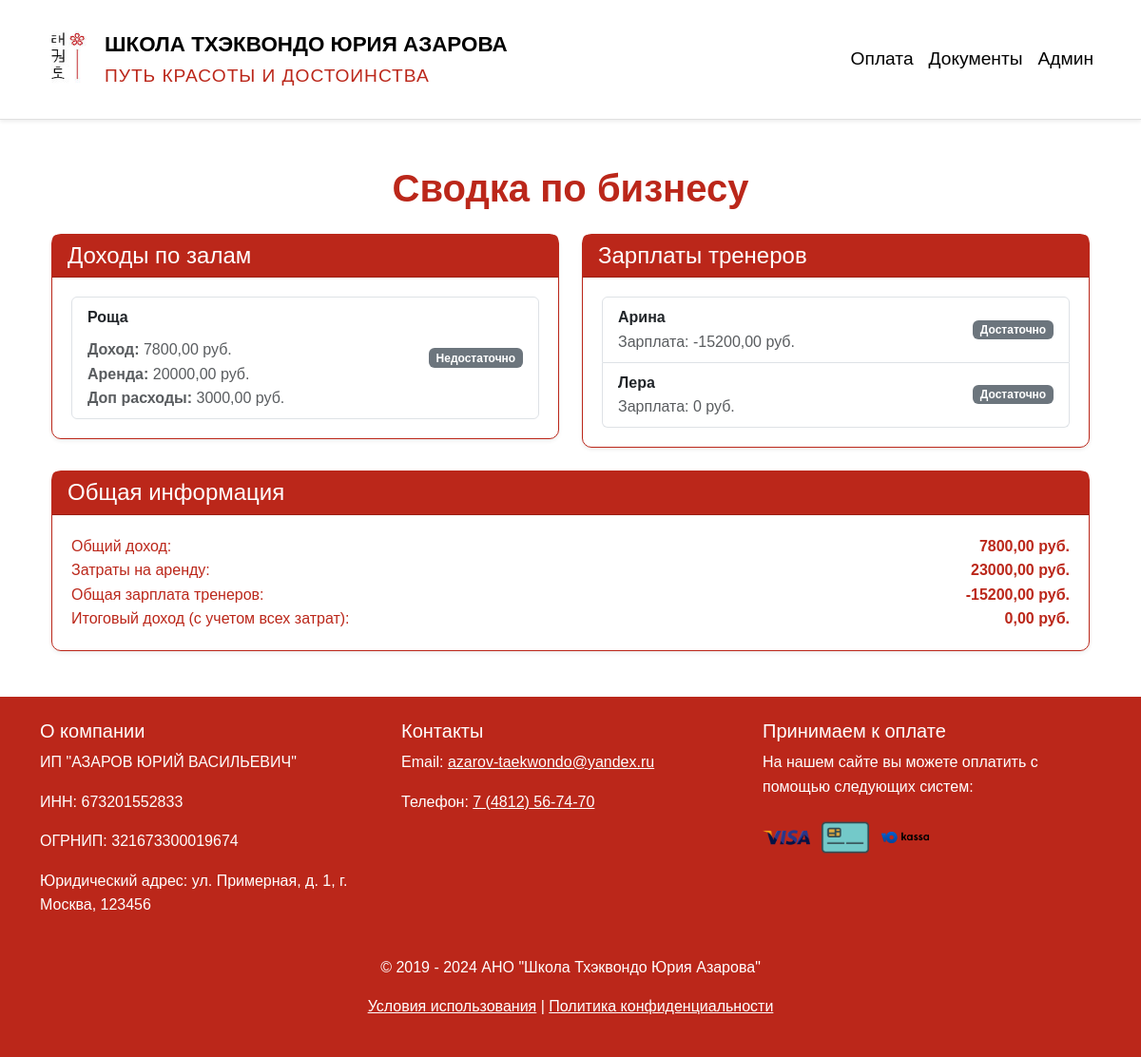
The app's page /results with its own data.
### payments/models.py (models this page shows, shortened)
class Hall(models.Model):
    name = models.CharField(max_length=100)
    trainer = models.ForeignKey(Trainer, on_delete=models.CASCADE)
    month_price = models.DecimalField(max_digits=10, decimal_places=2)
    additional_expenses = models.DecimalField(max_digits=10, decimal_places=2)
    def get_income(self):
        return sum(child.training_option.price for child in self.child_set.filter(is_paid=True, active=True))
    def is_enough_for_rent(self):
        return self.get_income() >= self.month_price + self.additional_expenses
    def get_child_count(self):
        return self.child_set.filter(is_paid=True).count()
    class Meta:
        verbose_name = 'Зал'
        verbose_name_plural = 'Залы'

class Child(models.Model):
    full_name = models.CharField(max_length=255)
    hall = models.ForeignKey(Hall, on_delete=models.CASCADE)
    training_option = models.ForeignKey(TrainingOption, on_delete=models.CASCADE)
    is_paid = models.BooleanField(default=False)
    parents = models.ManyToManyField(Parent, blank=True)
    is_vip = models.BooleanField(default=False)
    source_of_info = models.ForeignKey(SourceOfInfo, on_delete=models.SET_NULL, null=True, blank=True)
    active = models.BooleanField(default=True)
    class Meta:
        verbose_name = 'Ученик'
        verbose_name_plural = 'Ученики'

class TrainingOption(models.Model):
    name = models.CharField(max_length=100)
    price = models.DecimalField(max_digits=10, decimal_places=2)
    class Meta:
        verbose_name = 'Группа'
        verbose_name_plural = 'Группы'

class Trainer(models.Model):
    name = models.CharField(max_length=100)
    def calculate_salary(self):
        total_children = sum(hall.get_child_count() for hall in self.hall_set.all())
        if total_children >= 10:
            return 10000 + 700 * total_children
        elif total_children >= 20:
            return 15000 + 700 * total_children
        elif total_children >= 40:
            return 20000 + 700 * total_children
        return sum(hall.get_income() for hall in self.hall_set.all()) - sum(hall.month_price + hall.additional_expenses for hall in self.hall_set.all())
    def is_salary_covered(self):
        total_income = sum(hall.get_income() for hall in self.hall_set.all())
        total_rent = sum(hall.month_price + hall.additional_expenses for hall in self.hall_set.all())
        salary = self.calculate_salary()
        return total_income >= total_rent + salary
    class Meta:
        verbose_name = 'Тренер'
        verbose_name_plural = 'Тренеры'

### payments/views.py (the view)
# urls.py: path('results', views.business_summary, name='results'),
def business_summary(request):
    halls = Hall.objects.all()
    trainers = Trainer.objects.all()
    total_income = sum(hall.get_income() for hall in halls)
    total_rent = sum(hall.month_price + hall.additional_expenses for hall in halls)
    total_salary = sum(trainer.calculate_salary() for trainer in trainers)
    total_expenses = total_rent + total_salary
    final_income = total_income - total_expenses  # Чистый доход с учетом всех затрат
    context = {
        'halls': halls,
        'trainers': trainers,
        'total_income': total_income,
        'total_salary': total_salary,
        'total_rent': total_rent,
        'total_expenses': total_expenses,
        'final_income': final_income,
    }
    return render(request, 'business_summary.html', context)

### templates/business_summary.html (shortened to what this page needs)
{% extends 'base.html' %}
{% block content %}
<div class="container my-5">
    <h1 class="text-center mb-4">Сводка по бизнесу</h1>
    <div class="row g-4">
        <div class="col-lg-6">
            <div class="card shadow-sm">
                <div class="card-header bg-primary text-white">
                    <h4 class="mb-0">Доходы по залам</h4>
                </div>
                <div class="card-body">
                    <ul class="list-group">
    {% for hall in halls %}
    <li class="list-group-item d-flex justify-content-between align-items-center">
        <div>
            <strong>{{ hall.name }}</strong><br>
            <div class="mt-2">
                <span class="d-block text-muted">
                    <strong>Доход:</strong> {{ hall.get_income }} руб.
                </span>
                <span class="d-block text-muted">
                    <strong>Аренда:</strong> {{ hall.month_price }} руб.
                </span>
                <span class="d-block text-muted">
                    <strong>Доп расходы:</strong> {{ hall.additional_expenses }} руб.
                </span>
            </div>
        </div>
        <span class="badge bg-secondary">
            {{ hall.is_enough_for_rent|yesno:"Достаточно,Недостаточно" }}
        </span>
    </li>
    {% endfor %}
</ul>
                </div>
            </div>
        </div>
        <div class="col-lg-6">
            <div class="card shadow-sm">
                <div class="card-header bg-primary text-white">
                    <h4 class="mb-0">Зарплаты тренеров</h4>
                </div>
                <div class="card-body">
                    <ul class="list-group">
                        {% for trainer in trainers %}
                        <li class="list-group-item d-flex justify-content-between align-items-center">
                            <div>
                                <strong>{{ trainer.name }}</strong><br>
                                <span class="text-muted">Зарплата: {{ trainer.calculate_salary }} руб.</span><br>
                            </div>
                            <span class="badge bg-secondary">
                                {{ trainer.is_salary_covered|yesno:"Достаточно,Недостаточно" }}
                            </span>
                        </li>
                        {% endfor %}
                    </ul>
                </div>
            </div>
        </div>
    </div>
    <div class="row mt-4">
        <div class="col-12">
            <div class="card shadow-sm">
                <div class="card-header bg-primary text-white">
                    <h4 class="mb-0">Общая информация</h4>
                </div>
                <div class="card-body">
                    <div class="d-flex justify-content-between">
                        <span>Общий доход:</span>
                        <strong>{{ total_income }} руб.</strong>
                    </div>
                    <div class="d-flex justify-content-between">
                        <span>Затраты на аренду:</span>
                        <strong>{{ total_rent }} руб.</strong>
                    </div>
                    <div class="d-flex justify-content-between">
                        <span>Общая зарплата тренеров:</span>
                        <strong>{{ total_salary }} руб.</strong>
                    </div>
                    <div class="d-flex justify-content-between">
                        <span>Итоговый доход (с учетом всех затрат):</span>
                        <strong>{{ final_income }} руб.</strong>
                    </div>
                </div>
            </div>
        </div>
    </div>
</div>
{% endblock %}

### static/css/style.css (style rules this page uses)
body { font-family: Arial, sans-serif; line-height: 1.6; }
:root { --primary-color: rgba(187,39,26); --secondary-color: #ffffff; --text-color: #000000; }
body { font-family: 'Arial', sans-serif; background-color: var(--secondary-color); color: var(--text-color); }
.card { border-radius: 10px; background-color: var(--secondary-color); color: var(--primary-color); border: 1px solid var(--primary-color); }
.card-header { border-radius: 10px 10px 0 0; background-color: var(--primary-color); color: var(--secondary-color); }
.card-body { padding: 20px; }
h1, h2, h3 { font-weight: 700; color: var(--primary-color); }
.bg-primary { background-color: var(--primary-color) !important; }
.text-white { color: var(--secondary-color) !important; }
:root { --primary-color: rgba(187, 39, 26); --secondary-color: #ffffff; --text-color: #000000; }
.card { border-radius: 10px; border: 1px solid var(--primary-color); }
.card-header { background-color: var(--primary-color); color: var(--secondary-color); }
.card-body { color: var(--primary-color); }

### records on screen
Hall: name "Роща", get_income "7800,00", month_price "20000,00", additional_expenses "3000,00", is_enough_for_rent "Недостаточно"
Trainer: name "Арина", calculate_salary "-15200,00", is_salary_covered "Достаточно"
Trainer: name "Лера", calculate_salary "0", is_salary_covered "Достаточно"

### other values on screen
{{ total_income }} "7800,00"
{{ total_rent }} "23000,00"
{{ total_salary }} "-15200,00"
{{ final_income }} "0,00"
